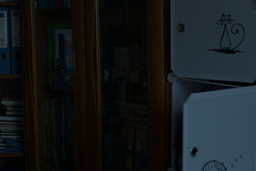
#> input picture Project Codes and Documents/1.png, 256 x 171 px, shrunk from 600 x 400 before the run, given as the content of the folder U/Fall 2023-24/EECS 6154 - DIP Theory and Algorithms/Project, which was not available
$ jupyter execute --allow-errors 'TV ADMM.ipynb'   (older library calls are emulated)
#> lines starting #> are read from the running program, lines starting #| are printed output that depends on the picture; pictures that were not available may be replaced by others from this repository, and a replacement may not be noted
[cell 1]
import os
import numpy as np
import functools

data = "/content/drive/MyDrive/Academic/Course Work/Masters YorkU/Fall 2023-24/EECS 6154 - DIP Theory and Algorithms/Project"
images = [im for im in os.listdir(data) if 'jpeg' in im]
# images
exd = "/content/drive/MyDrive/Academic/Course Work/Masters YorkU/Fall 2023-24/EECS 6154 - DIP Theory and Algorithms/Project/ExDark"
cont = os.listdir(exd)
test = "/content/drive/MyDrive/Academic/Course Work/Masters YorkU/Fall 2023-24/EECS 6154 - DIP Theory and Algorithms/Project/1.png"

[cell 2]
obj_dct = {}
for obj in cont:
  obj_dct[obj] = [os.path.join(exd, obj, val) for val in os.listdir(os.path.join(exd, obj))]
  print(obj_dct[obj])

[cell 3]
import numpy as np
from scipy.sparse import eye, spdiags, kron, vstack
from scipy.sparse.linalg import factorized, splu
import scipy.sparse as sp
import numpy as np
import matplotlib.pyplot as plt
import imageio
import cv2


# def solve_prox_tv_admm(X, Y, div, delta, rho=5, numIterations=100):
#     """
#     Solves the proximal operator of the TV norm using ADMM.

#     Arguments:
#     X -- Optimization vector (initialization of the iterative process).
#     Y -- Measurements vector (known data).
#     div -- difference matrix.
#     delta -- L1 regularization parameter.
#     rho -- The rho parameter for ADMM.
#     numIterations -- Number of iterations for the algorithm.

#     Returns:
#     X -- Optimized vector after ADMM iterations.
#     mX -- History of X over iterations.
#     """
#     mX = np.zeros((len(Y), numIterations))
#     I = eye(len(Y))
#     mC = factorized(I + rho * (div.T @ div))  # Cholesky decomposition
#     # mC = splu((I + delta * (div.T @ div)).tocsc()).solve

#     Z = prox_l1(div @ X, delta / rho)
#     # Z = soft_thresholding(div @ X, delta / rho)
#     lmda = div @ X - Z
#     # lmda = rho * (div @ X - Z)
#     mX[:, 0] = X

#     for i in range(1, numIterations):
#         X = mC(Y + (div.T @ (delta * Z - lmda)))
#         Z = prox_l1(div @ X + lmda, delta / rho)
#         # lmda = lmda + rho * (div @ X - Z)
#         lmda = lmda + (div @ X - Z)
#         mX[:, i] = X

#     return X, mX


# def solve_prox_tv_admm(X, Y, div, delta, rho=5, numIterations=100):
#     """
#     Solves the proximal operator of the TV norm using ADMM.

#     Arguments:
#     X -- Optimization vector (initialization of the iterative process).
#     Y -- Measurements vector (known data).
#     div -- difference matrix.
#     delta -- L1 regularization parameter.
#     rho -- The rho parameter for ADMM.
#     numIterations -- Number of iterations for the algorithm.

#     Returns:
#     X -- Optimized vector after ADMM iterations.
#     mX -- History of X over iterations.
#     """

#     numRows, numCols = 400, 600
#     mX = np.zeros((len(Y), numIterations))
#     I = eye(len(Y))
#     mC = factorized(I + rho * (div.T @ div))  # Cholesky decomposition

#     Z = prox_l1(div @ X, delta / rho)
#     lmda = div @ X - Z
#     mX[:, 0] = X

#     for i in range(1, numIterations):
#         X = mC(Y + (rho * div.T @ (Z - lmda)))
#         plt.imshow(np.reshape(X, (numRows, numCols)))
#         plt.show()
#         Z = prox_l1(div @ X + lmda, delta / rho)
#         lmda = lmda + div @ X - Z
#         mX[:, i] = X

#     return X, mX


def solve_prox_tv_admm(vX, vY, mD, paramLambda, paramRho=5, numIterations=100):
    """
    Solves the Prox of the Total Variation (TV) Norm using ADMM Method.
    Args:
    - vX (ndarray): Optimization Vector (n x 1).
    - vY (ndarray): Measurements Vector (n x 1).
    - mD (ndarray): Model Matrix (m x n).
    - paramLambda (float): L1 Regularization parameter.
    - paramRho (float): The Rho Parameter for ADMM.
    - numIterations (int): Number of iterations.

    Returns:
    - vX (ndarray): Output Vector (n x 1).
    - mX (ndarray): Matrix to store vX at each iteration.
    """

    mX = np.zeros((vY.shape[0], numIterations))

    mI = eye(vY.shape[0])
    mC = splu((mI + paramRho * (mD.T @ mD)).tocsc()).solve  # Pre-factorize for efficiency

    vZ = prox_l1(mD @ vX, paramLambda / paramRho)
    vU = mD @ vX - vZ

    mX[:, 0] = vX

    for ii in range(1, numIterations):
        vX = mC(vY + (paramRho * mD.T @ (vZ - vU)))
        vZ = prox_l1(mD @ vX + vU, paramLambda / paramRho)
        vU = vU + mD @ vX - vZ

        mX[:, ii] = vX

    return vX, mX


def prox_l1(v, lambda_param):
    """Proximal operator for L1 norm."""
    return np.sign(v) * np.maximum(np.abs(v) - lambda_param, 0)


# def prox_l1(X, lambdaFactor):
#     """
#     Soft thresholding operation for L1 norm.

#     Arguments:
#     X -- Input vector.
#     lambdaFactor -- Lambda factor for thresholding.

#     Returns:
#     X -- Thresholded vector.
#     """
#     return np.maximum(X - lambdaFactor, 0) + np.minimum(X + lambdaFactor, 0)

def create_gradient_operator(num_rows, num_cols):
    """
    Generates a convolution matrix for the 2D gradient operation.

    Arguments:
    num_rows -- Number of rows of the image to be convolved.
    num_cols -- Number of columns of the image to be convolved.

    Returns:
    div -- Convolution matrix for the 2D gradient operation.
    """

    # [13 lines of commented-out code are left out]
    diagonals_v = [np.ones(numRows - 1), -np.ones(numRows - 1)]
    mT_v = spdiags(diagonals_v, [0, 1], numRows - 1, numRows)
    mDv = kron(np.eye(numCols), mT_v)

    # Horizontal Operator - T(numCols)
    diagonals_h = [np.ones(numCols - 1), -np.ones(numCols - 1)]
    mT_h = spdiags(diagonals_h, [0, 1], numCols - 1, numCols)
    mDh = kron(mT_h, np.eye(numRows))

    # Combine both operators
    mD = vstack([mDv, mDh])

    return mD


# Placeholder for Retinex decomposition
def estimate_illumination_map(image):
    # Use np.max with axis=2 to find the maximum across the color channels (R, G, B)
    illumination_map = np.max(image, axis=2)
    return illumination_map

def estimate_reflectance(image, illumination_map):
    # Avoid division by zero
    with np.errstate(divide='ignore', invalid='ignore'):
        reflectance = image / illumination_map[:,:,None]
        reflectance[~np.isfinite(reflectance)] = 0  # Replace infinities and NaNs with 0
    return reflectance

# [17 lines of commented-out code are left out]

def enhance_illumination(image):
    # # Convert to float and normalize
    # image_float = image.astype(np.float32) / 255.0

    # # Estimate illumination map
    # illumination_map = estimate_illumination_map(image_float)

    # Apply histogram equalization to the illumination map
    # Convert to 8-bit for histogram equalization
    illumination_map_8bit = (image * 255).astype(np.uint8)
    # equalized_illumination = cv2.equalizeHist(illumination_map_8bit) / 255.0
    clahe = cv2.createCLAHE(clipLimit=3.0, tileGridSize=(8, 8))
    equalized_illumination = clahe.apply(illumination_map_8bit) / 255.0

    # # Recombine with the reflectance component
    # enhanced_image = np.zeros_like(image_float)
    # for i in range(3):  # For each color channel
    #     enhanced_image[:, :, i] = image_float[:, :, i] / illumination_map * equalized_illumination

    return equalized_illumination


def apply_gamma_correction(image, gamma=1.5):
    # Apply gamma correction
    gamma_corrected = np.power(image, gamma)
    return gamma_corrected

[cell 4]
# Replace 'Lena256.png' with the path to your color image file
image_path = test
# Load the image
image = cv2.imread(image_path, cv2.IMREAD_COLOR)
#> image is the input picture: shape (171, 256, 3); mean B, G, R 27.9, 25.8, 21

# Convert BGR to RGB
image_rgb = cv2.cvtColor(image, cv2.COLOR_BGR2RGB)

# Convert image to float32 for more precision in calculations
mI = np.float32(image_rgb) / 255.0

# Add noise to each color channel
noise_std = 10 / 255
numRows, numCols, numChannels = mI.shape
#> numRows = 171; numCols = 256; numChannels = 3
mY = mI + (noise_std * np.random.randn(numRows, numCols, numChannels))
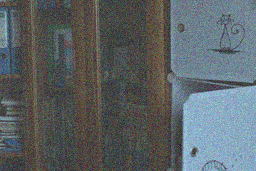
#> mY: shape (171, 256, 3) float64; mean R, G, B 0.0824, 0.102, 0.11; drawn with min black and max white

# Initialize variables for optimization
delta = 0.025
numIterations = 250

print(f"mI: {mI.shape}, mY: {mY.shape}")
#| mI: (171, 256, 3), mY: (171, 256, 3)

# Denoising each color channel separately
denoised_image = np.zeros_like(mI)
for channel in range(numChannels):
  Y = mY[:, :, channel].flatten()
  XInit = np.zeros(numRows * numCols)
  div = create_gradient_operator(numRows, numCols)
  X_admm, mX = solve_prox_tv_admm(XInit, Y, div, delta, numIterations)
  denoised_image[:, :, channel] = X_admm.reshape(numRows, numCols)
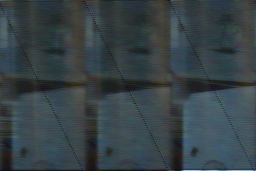
#> denoised_image: shape (171, 256, 3) float32; mean R, G, B 0.0818, 0.101, 0.109; drawn with min black and max white

# Displaying results
plt.figure(figsize=(12, 8))
plt.subplot(1, 3, 1)
plt.imshow(mI)
plt.title('Original Image')
plt.axis('off')

plt.subplot(1, 3, 2)
plt.imshow(mY)
plt.title('Noisy Image')
plt.axis('off')

plt.subplot(1, 3, 3)
plt.imshow(denoised_image)
plt.title('Denoised Image - ADMM')
plt.axis('off')
plt.show()

[cell 5]
def slice_at_axis(sl, axis):
    """
    Construct tuple of slices to slice an array in the given dimension.

    Parameters
    ----------
    sl : slice
        The slice for the given dimension.
    axis : int
        The axis to which `sl` is applied. All other dimensions are left
        "unsliced".

    Returns
    -------
    sl : tuple of slices
        A tuple with slices matching `shape` in length.

    Examples
    --------
    >>> slice_at_axis(slice(None, 3, -1), 1)
    (slice(None, None, None), slice(None, 3, -1), Ellipsis)
    """
    return (slice(None),) * axis + (sl,) + (...,)

def _denoise_tv_chambolle_nd(image, weight=0.1, eps=2.e-4, max_num_iter=200):
    """Perform total-variation denoising on n-dimensional images.

    Parameters
    ----------
    image : ndarray
        n-D input data to be denoised.
    weight : float, optional
        Denoising weight. The greater `weight`, the more denoising (at
        the expense of fidelity to `input`).
    eps : float, optional
        Relative difference of the value of the cost function that determines
        the stop criterion. The algorithm stops when:

            (E_(n-1) - E_n) < eps * E_0

    max_num_iter : int, optional
        Maximal number of iterations used for the optimization.

    Returns
    -------
    out : ndarray
        Denoised array of floats.

    Notes
    -----
    Rudin, Osher and Fatemi algorithm.
    """

    ndim = image.ndim
    p = np.zeros((image.ndim, ) + image.shape, dtype=image.dtype)
    g = np.zeros_like(p)
    d = np.zeros_like(image)
    i = 0
    while i < max_num_iter:
        if i > 0:
            # d will be the (negative) divergence of p
            d = -p.sum(0)
            slices_d = [slice(None), ] * ndim
            slices_p = [slice(None), ] * (ndim + 1)
            for ax in range(ndim):
                slices_d[ax] = slice(1, None)
                slices_p[ax+1] = slice(0, -1)
                slices_p[0] = ax
                d[tuple(slices_d)] += p[tuple(slices_p)]
                slices_d[ax] = slice(None)
                slices_p[ax+1] = slice(None)
            out = image + d
        else:
            out = image
        E = (d ** 2).sum()

        # g stores the gradients of out along each axis
        # e.g. g[0] is the first order finite difference along axis 0
        slices_g = [slice(None), ] * (ndim + 1)
        for ax in range(ndim):
            slices_g[ax+1] = slice(0, -1)
            slices_g[0] = ax
            g[tuple(slices_g)] = np.diff(out, axis=ax)
            slices_g[ax+1] = slice(None)

        norm = np.sqrt((g ** 2).sum(axis=0))[np.newaxis, ...]
        E += weight * norm.sum()
        tau = 1. / (2.*ndim)
        norm *= tau / weight
        norm += 1.
        p -= tau * g
        p /= norm
        E /= float(image.size)
        if i == 0:
            E_init = E
            E_previous = E
        else:
            if np.abs(E_previous - E) < eps * E_init:
                break
            else:
                E_previous = E
        i += 1
    return out


def denoise_tv_chambolle(image, weight=0.1, eps=2.e-4, max_num_iter=200,
                         *, channel_axis=None):
    r"""Perform total variation denoising in nD.

    Given :math:`f`, a noisy image (input data),
    total variation denoising (also known as total variation regularization)
    aims to find an image :math:`u` with less total variation than :math:`f`,
    under the constraint that :math:`u` remain similar to :math:`f`.
    This can be expressed by the Rudin--Osher--Fatemi (ROF) minimization
    problem:

    .. math::

        \min_{u} \sum_{i=0}^{N-1} \left( \left| \nabla{u_i} \right| + \frac{\lambda}{2}(f_i - u_i)^2 \right)

    where :math:`\lambda` is a positive parameter.
    The first term of this cost function is the total variation;
    the second term represents data fidelity. As :math:`\lambda \to 0`,
    the total variation term dominates, forcing the solution to have smaller
    total variation, at the expense of looking less like the input data.

    This code is an implementation of the algorithm proposed by Chambolle
    in [1]_ to solve the ROF problem.

    Parameters
    ----------
    image : ndarray
        Input image to be denoised. If its dtype is not float, it gets
        converted with :func:`~.img_as_float`.
    weight : float, optional
        Denoising weight. It is equal to :math:`\frac{1}{\lambda}`. Therefore,
        the greater the `weight`, the more denoising (at the expense of
        fidelity to `image`).
    eps : float, optional
        Tolerance :math:`\varepsilon > 0` for the stop criterion (compares to
        absolute value of relative difference of the cost function :math:`E`):
        The algorithm stops when :math:`|E_{n-1} - E_n| < \varepsilon * E_0`.
    max_num_iter : int, optional
        Maximal number of iterations used for the optimization.
    channel_axis : int or None, optional
        If ``None``, the image is assumed to be grayscale (single-channel).
        Otherwise, this parameter indicates which axis of the array corresponds
        to channels.

        .. versionadded:: 0.19
           ``channel_axis`` was added in 0.19.

    Returns
    -------
    u : ndarray
        Denoised image.

    Notes
    -----
    Make sure to set the `channel_axis` parameter appropriately for color
    images.

    The principle of total variation denoising is explained in [2]_.
    It is about minimizing the total variation of an image,
    which can be roughly described as
    the integral of the norm of the image gradient. Total variation
    denoising tends to produce cartoon-like images, that is,
    piecewise-constant images.

    See Also
    --------
    denoise_tv_bregman : Perform total variation denoising using split-Bregman
        optimization.

    References
    ----------
    .. [1] A. Chambolle, An algorithm for total variation minimization and
           applications, Journal of Mathematical Imaging and Vision,
           Springer, 2004, 20, 89-97.
    .. [2] https://en.wikipedia.org/wiki/Total_variation_denoising

    Examples
    --------
    2D example on astronaut image:

    >>> from skimage import color, data
    >>> img = color.rgb2gray(data.astronaut())[:50, :50]
    >>> rng = np.random.default_rng()
    >>> img += 0.5 * img.std() * rng.standard_normal(img.shape)
    >>> denoised_img = denoise_tv_chambolle(img, weight=60)

    3D example on synthetic data:

    >>> x, y, z = np.ogrid[0:20, 0:20, 0:20]
    >>> mask = (x - 22)**2 + (y - 20)**2 + (z - 17)**2 < 8**2
    >>> mask = mask.astype(float)
    >>> rng = np.random.default_rng()
    >>> mask += 0.2 * rng.standard_normal(mask.shape)
    >>> res = denoise_tv_chambolle(mask, weight=100)

    """

    # [8 lines of commented-out code are left out]

    if channel_axis is not None:
        channel_axis = channel_axis % image.ndim
        _at = functools.partial(slice_at_axis, axis=channel_axis)
        out = np.zeros_like(image)
        for c in range(image.shape[channel_axis]):
            out[_at(c)] = _denoise_tv_chambolle_nd(image[_at(c)], weight, eps,
                                                   max_num_iter)
    else:
        out = _denoise_tv_chambolle_nd(image, weight, eps, max_num_iter)
    return out

[cell 6]
# Replace 'Lena256.png' with the path to your color image file
image_path = test
# Load the image
image = cv2.imread(image_path, cv2.IMREAD_COLOR)

# Convert BGR to RGB
image_rgb = cv2.cvtColor(image, cv2.COLOR_BGR2RGB)

# Convert image to float32 for more precision in calculations
mI = np.float32(image_rgb) / 255.0

# Add noise to each color channel
noise_std = 10 / 255
numRows, numCols, numChannels = mI.shape
mY = mI + (noise_std * np.random.randn(numRows, numCols, numChannels))
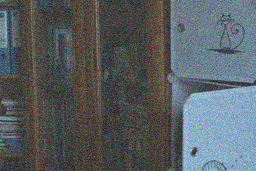
#> mY: shape (171, 256, 3) float64; mean R, G, B 0.0823, 0.101, 0.11; drawn with min black and max white

# Initialize variables for optimization
delta = 0.02
numIterations = 250

# Denoising each color channel separately
denoised_image = np.zeros_like(mI)

denoised = np.zeros_like(denoised_image)
for i in range(mY.shape[2]):  # Apply denoising channel-wise
    denoised_image[:, :, i] = denoise_tv_chambolle(mY[:, :, i], weight=0.2, channel_axis=2)
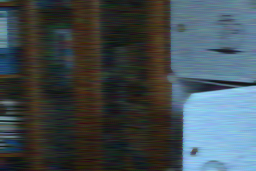
#> denoised_image: shape (171, 256, 3) float32; mean R, G, B 0.0823, 0.101, 0.11; drawn with min black and max white

# Displaying results
plt.figure(figsize=(12, 8))
plt.subplot(1, 3, 1)
plt.imshow(mI)
plt.title('Original Image')
plt.axis('off')

plt.subplot(1, 3, 2)
plt.imshow(mY)
plt.title('Noisy Image')
plt.axis('off')

plt.subplot(1, 3, 3)
plt.imshow(denoised_image)
plt.title('Denoised Image - ADMM')
plt.axis('off')
plt.show()
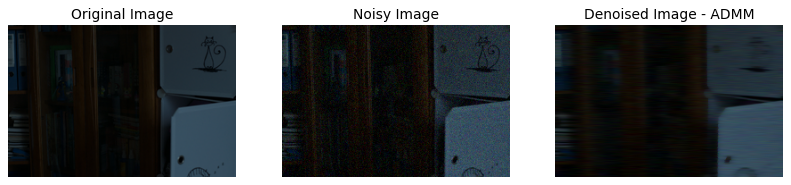
#> figure drawn by matplotlib, 3 panels

[cell 7]
import numpy as np
import matplotlib.pyplot as plt


def compute_gradient(image):
    """Compute the gradient of the image."""
    grad_x = np.roll(image, -1, axis=1) - image
    grad_y = np.roll(image, -1, axis=0) - image

    print(f"shape: {np.stack([grad_x, grad_y], axis=-1).shape}")
    return np.stack([grad_x, grad_y], axis=-1)

def compute_divergence(grad_image):
    """Compute the divergence of the gradient image."""
    div_x = np.roll(grad_image[..., 0], -1, axis=1) - grad_image[..., 0]
    div_y = np.roll(grad_image[..., 1], -1, axis=0) - grad_image[..., 1]
    return div_x + div_y

def soft_thresholding(z, threshold):
    """Apply soft thresholding for L1 norm."""
    return np.sign(z) * np.maximum(np.abs(z) - threshold, 0)

def admm_optimize(y, mu, rho, max_iter=100, tol=1e-3):
    """ADMM optimization for image denoising."""
    x = np.copy(y)
    z = compute_gradient(x)
    lambda_ = np.zeros_like(z)

    for i in range(max_iter):
        # Update x
        x = np.linalg.inv(np.eye(y.shape[0]) + rho * compute_divergence(compute_divergence(x))) @ (y + compute_divergence(rho * z - lambda_))

        # Update z
        grad_x = compute_gradient(x)
        z = soft_thresholding(grad_x + lambda_ / rho, 1 / rho)

        # Update lambda
        lambda_ += rho * (grad_x - z)

        # Check for convergence (optional)
        if np.linalg.norm(grad_x - z) < tol:
            break

    return x

# Apply the optimization to each channel
def process_rgb_image(image_data, mu, rho):
    optimized_channels = []
    for i in range(3):  # RGB channels
        channel = image_data[:, :, i]
        optimized_channel = admm_optimize(channel, mu, rho)
        optimized_channels.append(optimized_channel)

    return np.stack(optimized_channels, axis=-1)


image_path = test
# Load the image
image = cv2.imread(image_path, cv2.IMREAD_COLOR)

# Convert BGR to RGB
image_rgb = cv2.cvtColor(image, cv2.COLOR_BGR2RGB)

image_rgb = cv2.resize(image_rgb, (image_rgb.shape[0], image_rgb.shape[0]),
               interpolation = cv2.INTER_LINEAR)
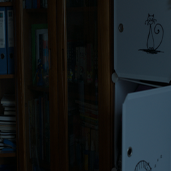
#> image_rgb: shape (171, 171, 3); mean R, G, B 21.1, 25.9, 28
# Convert image to float32 for more precision in calculations
mI = np.float32(image_rgb) / 255.0
#> mI: shape (171, 171, 3) float32
# Add noise to each color channel
noise_std = 10 / 255
numRows, numCols, numChannels = mI.shape
mY = mI + (noise_std * np.random.randn(numRows, numCols, numChannels))
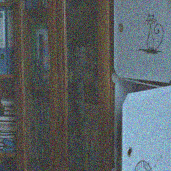
#> mY: shape (171, 171, 3) float64; mean R, G, B 0.0826, 0.102, 0.109; drawn with min black and max white

print(f"mI: {mI.shape}, mY: {mY.shape}")
#| mI: (171, 171, 3), mY: (171, 171, 3)
#> (the rest of this cell did not finish here and is left out)

#> the loop in process_rgb_image, `for i in range(3):` made 1 pass
#> pass 1, in process_rgb_image, `channel = image_data[:, :, i]`:
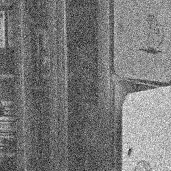
#> channel: shape (171, 171) float64; min -0.151, max 0.347, mean 0.0826; drawn with min black and max white
#> pass 1, in compute_gradient, `grad_x = np.roll(image, -1, axis=1) - image`:
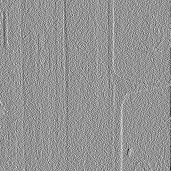
#> grad_x: shape (171, 171) float64; min -0.389, max 0.281, mean 2.42e-20; drawn with min black and max white
#> pass 1, in compute_gradient, `grad_y = np.roll(image, -1, axis=0) - image`:
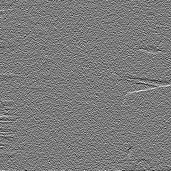
#> grad_y: shape (171, 171) float64; min -0.256, max 0.273, mean -6.07e-20; drawn with min black and max white

# Displaying results
plt.figure(figsize=(12, 8))
plt.subplot(1, 3, 1)
plt.imshow(mI)
plt.title('Original Image')
plt.axis('off')

plt.subplot(1, 3, 2)
plt.imshow(mY)
plt.title('Noisy Image')
plt.axis('off')

plt.subplot(1, 3, 3)
plt.imshow(optimized_image)
plt.title('Denoised Image - ADMM')
plt.axis('off')
plt.show()

$ run again, on Project Codes and Documents/179.png
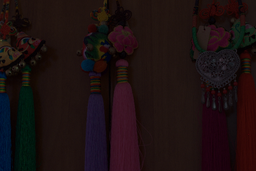
#> input picture Project Codes and Documents/179.png, 256 x 171 px, shrunk from 600 x 400 before the run, given in place of 1.png, which was not available
#> image is the input picture: shape (171, 256, 3); mean B, G, R 16.6, 16.1, 28.6
#| mI: (171, 256, 3), mY: (171, 256, 3)
#> after the loop `for i in range(mY.shape[2]):`:
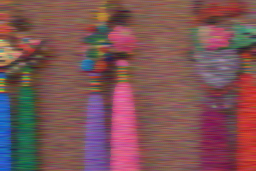
#> denoised_image: shape (171, 256, 3) float32; mean R, G, B 0.112, 0.0631, 0.0652; drawn with min black and max white
#| mI: (171, 171, 3), mY: (171, 171, 3)
#> the loop in process_rgb_image, `for i in range(3):` made 1 pass
#> pass 1, in compute_gradient, `grad_y = np.roll(image, -1, axis=0) - image`:
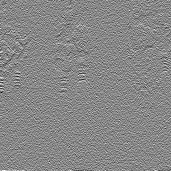
#> grad_y: shape (171, 171) float64; min -0.34, max 0.299, mean 1.82e-19; drawn with min black and max white

$ run again, on Project Codes and Documents/test.png
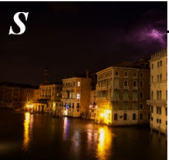
#> input picture Project Codes and Documents/test.png, 169 x 160 px, given in place of 1.png, which was not available
#> image is the input picture: shape (160, 169, 3); mean B, G, R 19.2, 36.1, 57.8
#| mI: (160, 169, 3), mY: (160, 169, 3)
#| mI: (160, 160, 3), mY: (160, 160, 3)
#> the loop in process_rgb_image, `for i in range(3):` made 1 pass
#> pass 1, in compute_gradient, `grad_y = np.roll(image, -1, axis=0) - image`:
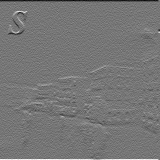
#> grad_y: shape (160, 160) float64; min -0.941, max 1.08, mean -2.22e-18; drawn with min black and max white
